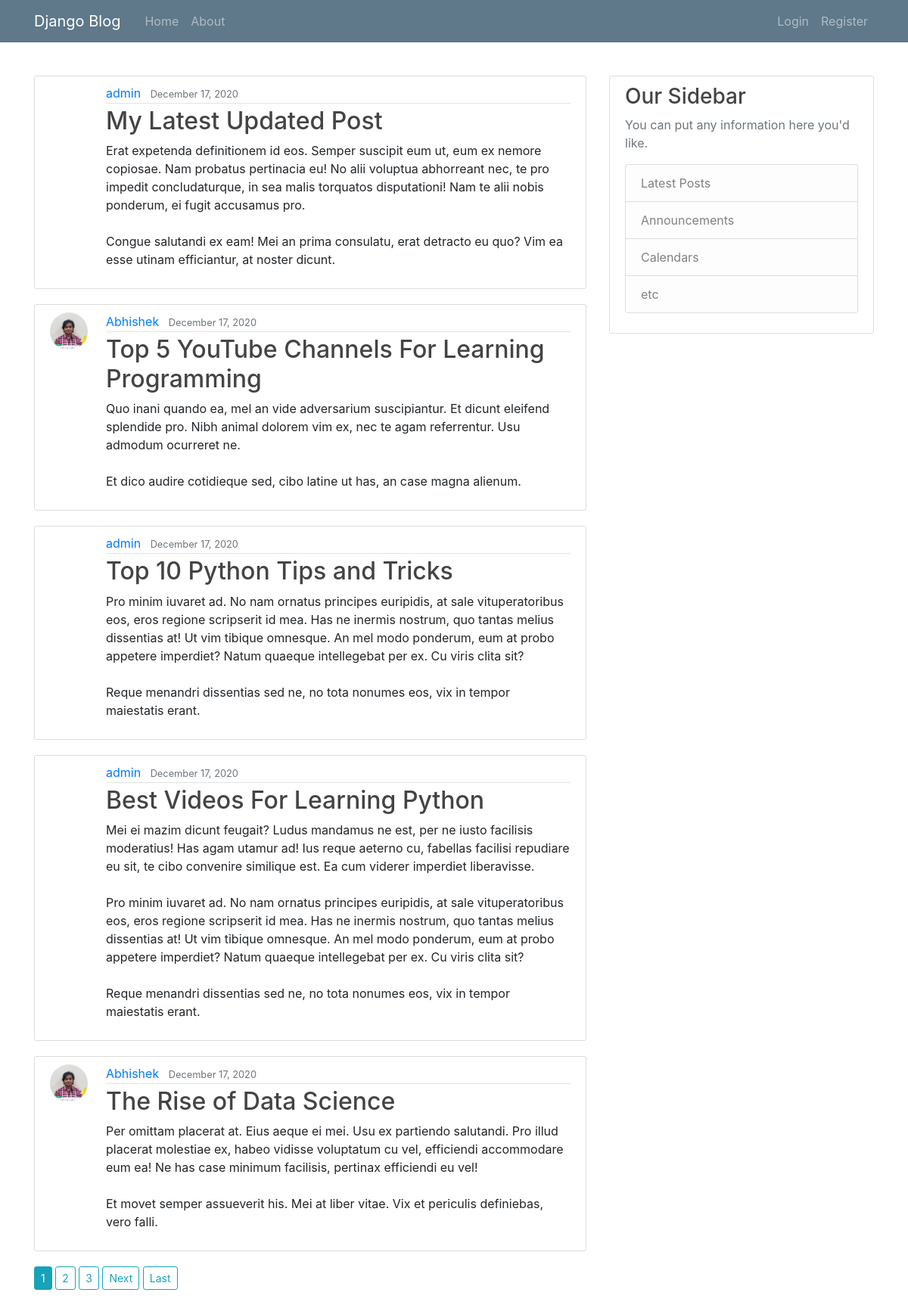
The page / on the database its author committed.
### blog/models.py (models this page shows, shortened)
class Post(models.Model):
    title = models.CharField(max_length=100)
    content = models.TextField()
    date_posted = models.DateTimeField(auto_now_add=True)
    date_modified = models.DateTimeField(default=timezone.now)
    user= models.ForeignKey(User,on_delete=models.CASCADE,default=None)

### users/models.py (models this page shows, shortened)
class Profile(models.Model):
    user= models.OneToOneField(User, on_delete=models.CASCADE)
    image = models.ImageField(default = 'default.png' , upload_to='profile_pics')

### blog/views.py (the view)
# urls.py: path('', views.PostListView.as_view(),name="blog-home"),
class PostListView(ListView):
        model = Post
        template_name= 'blog/index.html'
        context_object_name='posts'
        ordering=['-date_posted']
        paginate_by = 5

### blog/templates/blog/index.html (shortened to what this page needs)
{% extends 'blog/base.html' %}
{% block content %} {% for post in posts%}
<article class="media content-section">
	<img src="{{post.user.profile.image.url}}" class="rounded-circle profile-image mr-4" alt="">
	<div class="media-body">
		<div class="article-metadata">
			<a class="mr-2" href="{%  url 'user-blog' post.user.username %}">{{ post.user }}</a>
			<small class="text-muted">{{ post.date_posted|date:'F d, Y' }}</small>
		</div>
		<h2><a class="article-title" href="{% url 'blog-detail' post.id %}">{{ post.title }}</a></h2>
		<p class="article-content">{{ post.content }}</p>
	</div>
</article>
{% endfor %}
	{% if is_paginated %}
		{% for num in page_obj.paginator.page_range %}
			{% if page_obj.number == num %}
				<a class="btn btn-info btn-sm mb-4" href="?page={{num}}">{{num}}</a>
			{% elif num > page_obj.number|add:-3 and num < page_obj.number|add:3 %}
				<a class="btn btn-outline-info btn-sm mb-4" href="?page={{num}}">{{num}}</a>
			{% endif %}
		{% endfor %}
		{% if page_obj.has_next %}
			<a class="btn btn-outline-info btn-sm mb-4" href="?page={{page_obj.next_page_number}}">Next</a>
			<a class="btn btn-outline-info btn-sm mb-4" href="?page={{page_obj.paginator.num_pages}}">Last</a>
		{% endif %}
	{% endif %}
{% endblock content %}

### blog/templates/blog/base.html (shortened to what this page needs)
{% load static %}
<!DOCTYPE html>
<html lang="en">
	<head>
        <link rel="stylesheet" href="{% static 'blog/css/main.css' %}">
        <link
			rel="stylesheet"
			href="https://stackpath.bootstrapcdn.com/bootstrap/4.3.1/css/bootstrap.min.css"
		/>
	</head>
	<body>
		<header class="site-header">
			<nav class="navbar navbar-expand-md navbar-dark bg-steel fixed-top">
				<div class="container">
					<a class="navbar-brand mr-4" href="{% url 'blog-home' %}">Django Blog</a>
					<div class="collapse navbar-collapse" id="navbarToggle">
						<div class="navbar-nav mr-auto">
							<a class="nav-item nav-link" href="{% url 'blog-home' %}">Home</a>
							<a class="nav-item nav-link" href="{% url 'blog-about' %}">About</a>
						</div>
						<div class="navbar-nav">
							{% if user.is_authenticated %}
								<a class="nav-item nav-link" href="{% url 'blog-create' %}">New Post</a>
								<a class="nav-item nav-link" href="{% url 'profile' %}">Profile</a>
								<a class="nav-item nav-link" href="{% url 'logout' %}">Logout</a>
							{% else %}
								<a class="nav-item nav-link" href="{% url 'login' %}">Login</a>
								<a class="nav-item nav-link" href="{% url 'register' %}">Register</a>
							{% endif %}
								</div>
					</div>
				</div>
			</nav>
		</header>
		<main role="main" class="container">
            <div class="row">
                <div class="col-md-8">
                {% block content %}{% endblock %}
                </div>
                <div class="col-md-4">
                <div class="content-section">
                    <h3>Our Sidebar</h3>
                    <p class='text-muted'>You can put any information here you'd like.
                    <ul class="list-group">
                        <li class="list-group-item list-group-item-light">Latest Posts</li>
                        <li class="list-group-item list-group-item-light">Announcements</li>
                        <li class="list-group-item list-group-item-light">Calendars</li>
                        <li class="list-group-item list-group-item-light">etc</li>
                    </ul>
                    </p>
                </div>
                </div>
            </div>
        </main>
	</body>
</html>

### blog/static/blog/css/main.css (style rules this page uses)
body { background: #fafafa; color: #333333; margin-top: 5rem; }
.profile-image { width: 50px; }
h1, h2, h3, h4, h5, h6 { color: #444444; }
ul { margin: 0; }
.bg-steel { background-color: #5f788a; }
.site-header .navbar-nav .nav-link { color: #cbd5db; }
.content-section { background: #ffffff; padding: 10px 20px; border: 1px solid #dddddd; border-radius: 3px; margin-bottom: 20px; }
.article-title { color: #444444; }
.article-content { white-space: pre-line; }
main { margin-top: 100px; }
.article-metadata { padding-bottom: 1px; margin-bottom: 4px; border-bottom: 1px solid #e3e3e3; }

### rows shown on the page
Post: user "admin", date_posted "December 17, 2020", title "My Latest Updated Post", content "Erat expetenda definitionem id eos. Semper suscipit eum ut, eum ex nemore copiosae. Nam probatus pertinacia eu! No alii voluptua abhorreant nec, te pro impedit concludaturque, in sea malis torquatos disputationi! Nam te alii nobis ponderum, ei fugit accusamus pro. Congue salutandi ex eam! Mei an prima consulatu, erat detracto eu quo? Vim ea esse utinam efficiantur, at noster dicunt."
Post: user.profile.image (picture), user "Abhishek", date_posted "December 17, 2020", title "Top 5 YouTube Channels For Learning Programming", content "Quo inani quando ea, mel an vide adversarium suscipiantur. Et dicunt eleifend splendide pro. Nibh animal dolorem vim ex, nec te agam referrentur. Usu admodum ocurreret ne. Et dico audire cotidieque sed, cibo latine ut has, an case magna alienum."
Post: user "admin", date_posted "December 17, 2020", title "Top 10 Python Tips and Tricks", content "Pro minim iuvaret ad. No nam ornatus principes euripidis, at sale vituperatoribus eos, eros regione scripserit id mea. Has ne inermis nostrum, quo tantas melius dissentias at! Ut vim tibique omnesque. An mel modo ponderum, eum at probo appetere imperdiet? Natum quaeque intellegebat per ex. Cu viris clita sit? Reque menandri dissentias sed ne, no tota nonumes eos, vix in tempor maiestatis erant."
Post: user "admin", date_posted "December 17, 2020", title "Best Videos For Learning Python", content "Mei ei mazim dicunt feugait? Ludus mandamus ne est, per ne iusto facilisis moderatius! Has agam utamur ad! Ius reque aeterno cu, fabellas facilisi repudiare eu sit, te cibo convenire similique est. Ea cum viderer imperdiet liberavisse. Pro minim iuvaret ad. No nam ornatus principes euripidis, at sale vituperatoribus eos, eros regione scripserit id mea. Has ne inermis nostrum, quo tantas melius dissentias at! Ut vim tibique omnesque. An mel modo ponderum, eum at probo appetere imperdiet? Natum quaeque intellegebat per ex. Cu viris clita sit? Reque menandri dissentias sed ne, no tota nonumes eos, vix in tempor maiestatis erant."
Post: user.profile.image (picture), user "Abhishek", date_posted "December 17, 2020", title "The Rise of Data Science", content "Per omittam placerat at. Eius aeque ei mei. Usu ex partiendo salutandi. Pro illud placerat molestiae ex, habeo vidisse voluptatum cu vel, efficiendi accommodare eum ea! Ne has case minimum facilisis, pertinax efficiendi eu vel! Et movet semper assueverit his. Mei at liber vitae. Vix et periculis definiebas, vero falli."

### other values the page prints
{{ num }} "1"
{{ num }} "2" "3"
